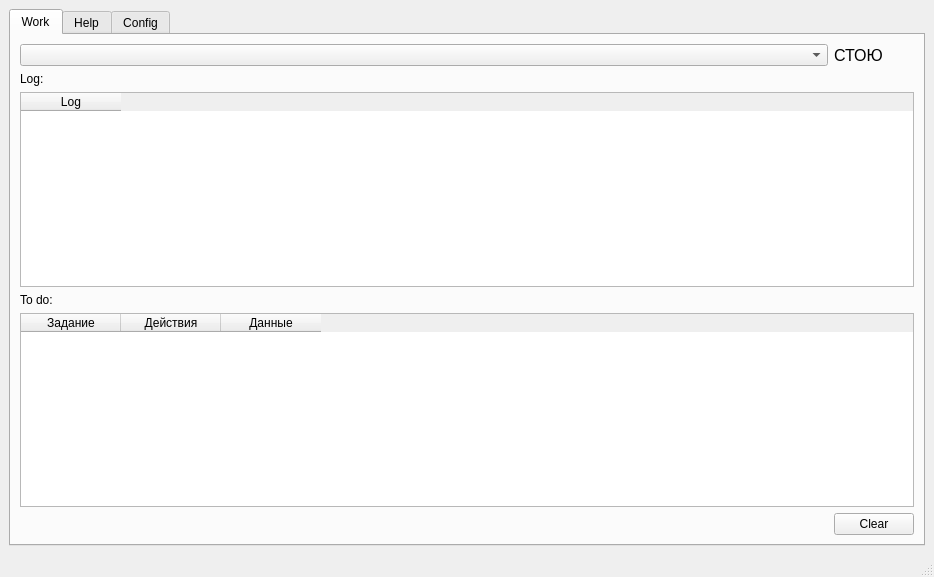
<?xml version="1.0" encoding="UTF-8"?>
<ui version="4.0">
 <class>MainWindow</class>
 <widget class="QMainWindow" name="MainWindow">
  <property name="geometry">
   <rect>
    <x>0</x>
    <y>0</y>
    <width>934</width>
    <height>577</height>
   </rect>
  </property>
  <property name="windowTitle">
   <string>Solo</string>
  </property>
  <widget class="QWidget" name="centralwidget">
   <layout class="QGridLayout" name="gridLayout">
    <item row="0" column="0">
     <widget class="QTabWidget" name="tabWidget">
      <property name="currentIndex">
       <number>0</number>
      </property>
      <widget class="QWidget" name="tab">
       <attribute name="title">
        <string>Work</string>
       </attribute>
       <layout class="QGridLayout" name="gridLayout_2">
        <item row="7" column="0" colspan="2">
         <widget class="QTableWidget" name="tableWidget_ToDo">
          <property name="columnCount">
           <number>3</number>
          </property>
          <column>
           <property name="text">
            <string>Задание</string>
           </property>
          </column>
          <column>
           <property name="text">
            <string>Действия</string>
           </property>
          </column>
          <column>
           <property name="text">
            <string>Данные</string>
           </property>
          </column>
         </widget>
        </item>
        <item row="0" column="0">
         <widget class="QComboBox" name="comboBox_Process"/>
        </item>
        <item row="0" column="1">
         <widget class="QLabel" name="label_6">
          <property name="font">
           <font>
            <pointsize>12</pointsize>
           </font>
          </property>
          <property name="text">
           <string>СТОЮ</string>
          </property>
          <property name="indent">
           <number>-1</number>
          </property>
         </widget>
        </item>
        <item row="2" column="0" colspan="2">
         <widget class="QTableWidget" name="tableWidget_Log">
          <property name="columnCount">
           <number>1</number>
          </property>
          <column>
           <property name="text">
            <string>Log</string>
           </property>
          </column>
         </widget>
        </item>
        <item row="1" column="0">
         <widget class="QLabel" name="label">
          <property name="text">
           <string>Log:</string>
          </property>
         </widget>
        </item>
        <item row="6" column="0">
         <widget class="QLabel" name="label_2">
          <property name="text">
           <string>To do:</string>
          </property>
         </widget>
        </item>
        <item row="8" column="1">
         <widget class="QPushButton" name="pushButton_Clear">
          <property name="text">
           <string>Clear</string>
          </property>
         </widget>
        </item>
        <item row="8" column="0">
         <spacer name="horizontalSpacer">
          <property name="orientation">
           <enum>Qt::Horizontal</enum>
          </property>
          <property name="sizeHint" stdset="0">
           <size>
            <width>40</width>
            <height>20</height>
           </size>
          </property>
         </spacer>
        </item>
       </layout>
      </widget>
      <widget class="QWidget" name="tab_2">
       <attribute name="title">
        <string>Help</string>
       </attribute>
       <layout class="QVBoxLayout" name="verticalLayout">
        <item>
         <widget class="QLabel" name="label_3">
          <property name="text">
           <string>Shifr+F1 : Старт/стоп процесс</string>
          </property>
         </widget>
        </item>
        <item>
         <widget class="QLabel" name="label_4">
          <property name="text">
           <string>Shift+F2 : Старт/стоп процесс первый раз, запрашивает ключевые координаты</string>
          </property>
         </widget>
        </item>
        <item>
         <widget class="QLabel" name="label_5">
          <property name="text">
           <string>Shift+F3 : Озвучивает состояние</string>
          </property>
         </widget>
        </item>
        <item>
         <spacer name="verticalSpacer">
          <property name="orientation">
           <enum>Qt::Vertical</enum>
          </property>
          <property name="sizeHint" stdset="0">
           <size>
            <width>20</width>
            <height>40</height>
           </size>
          </property>
         </spacer>
        </item>
       </layout>
      </widget>
      <widget class="QWidget" name="tab_3">
       <attribute name="title">
        <string>Config</string>
       </attribute>
       <layout class="QGridLayout" name="gridLayout_3">
        <item row="1" column="2">
         <widget class="QPushButton" name="pushButton_Save">
          <property name="text">
           <string>Save</string>
          </property>
         </widget>
        </item>
        <item row="1" column="0">
         <spacer name="horizontalSpacer_2">
          <property name="orientation">
           <enum>Qt::Horizontal</enum>
          </property>
          <property name="sizeHint" stdset="0">
           <size>
            <width>40</width>
            <height>20</height>
           </size>
          </property>
         </spacer>
        </item>
        <item row="1" column="1">
         <widget class="QPushButton" name="pushButton_Load">
          <property name="text">
           <string>Load</string>
          </property>
         </widget>
        </item>
        <item row="0" column="0" colspan="3">
         <widget class="QTextEdit" name="textEdit">
          <property name="font">
           <font>
            <family>Courier New</family>
            <pointsize>18</pointsize>
           </font>
          </property>
         </widget>
        </item>
       </layout>
      </widget>
     </widget>
    </item>
   </layout>
  </widget>
  <widget class="QStatusBar" name="statusbar"/>
 </widget>
 <resources/>
 <connections/>
</ui>
